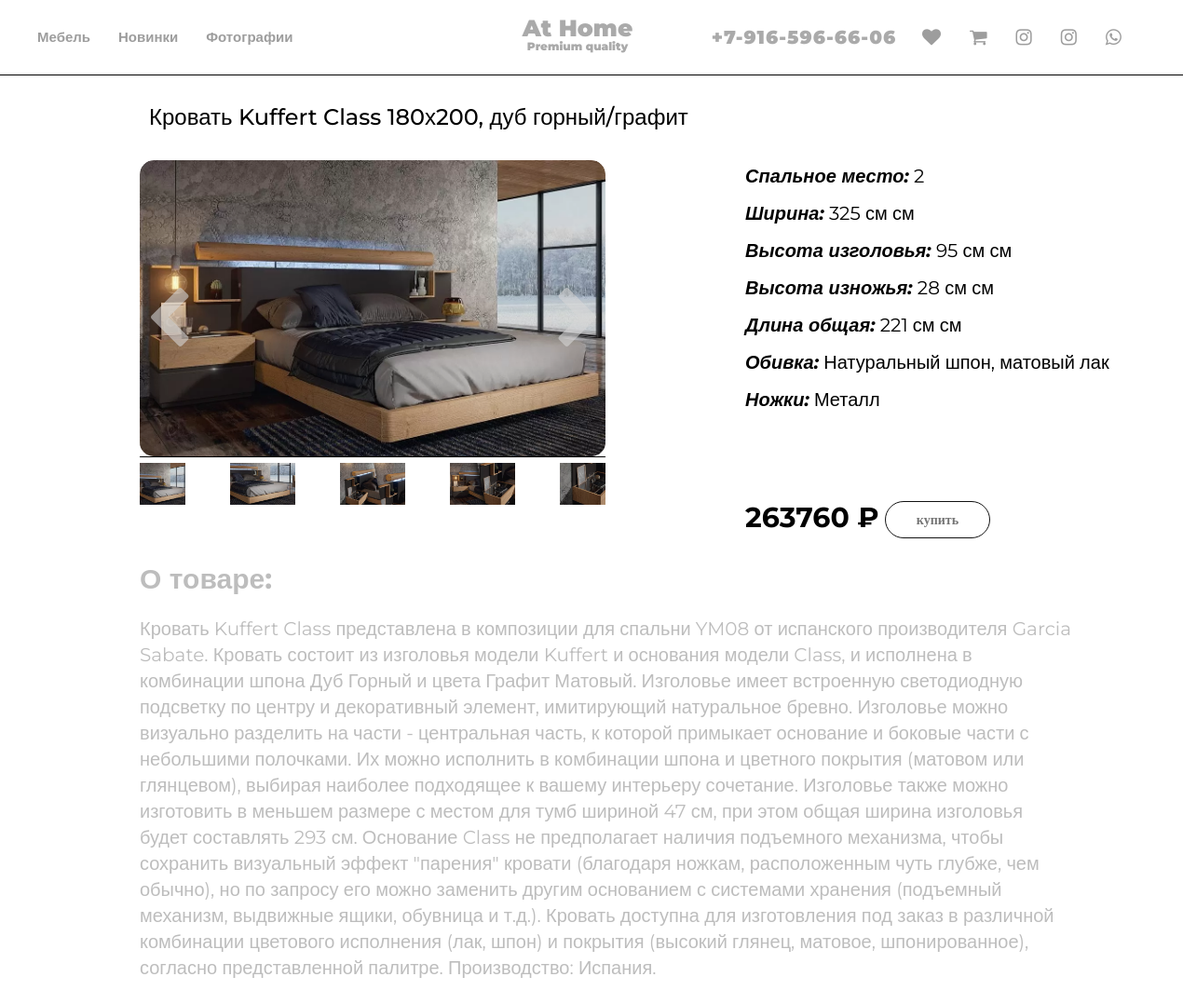
Page /mebels/crov/1 on the committed database.
### mebel/models.py (models this page shows, shortened)
class Crovati(models.Model):
    title = models.CharField("название ", max_length=150)
    price = models.IntegerField("цена")
    image = models.ImageField(upload_to='mebel/images/')
    image1 = models.ImageField(upload_to='mebel/images/')
    image2 = models.ImageField(upload_to='mebel/images/')
    image3 = models.ImageField(upload_to='mebel/images/')
    image4 = models.ImageField(upload_to='mebel/images/')
    image5 = models.ImageField(upload_to='mebel/images/')
    spal_mest = models.CharField("Спальное место:",max_length=200)
    width=models.CharField("Ширина",max_length=150)
    height_izg=models.CharField("Высота изголовья",max_length=150)
    height_izn=models.CharField("Высота изножья",max_length=150)
    dlina_width=models.CharField("Длина общая:",max_length=150)
    obivka =  models.CharField("Обивка",max_length=200)
    nojki =  models.CharField("Ножки",max_length=200)
    description = models.TextField("Описание",max_length=20000)
    podmeh= models.BooleanField("С подъемным механизмом")
    bezpodmeh= models.BooleanField("Без подъемного механизма")
    vtkanini= models.BooleanField("В ткани")
    Glyanez= models.BooleanField("Глянец")
    Novinki= models.BooleanField("Новинки")

### mebel/views.py (the view)
# urls.py: path('crov/<int:blog_id>',views.detail_crov,name='detail_crov'),
def detail_crov (request,blog_id):
    blog = get_object_or_404(Crovati,pk=blog_id)
    return render(request,'mebel/detail_crovati.html',{'blog':blog})

### mebel/templates/mebel/detail_crovati.html (shortened to what this page needs)
<!DOCTYPE html>
<html>
<head>
  {% load static %}
  <link rel="stylesheet" href="{% static '/bots/css/bootstrap.css' %}">
  <link rel="stylesheet" href="{% static '/bots/css/font-awesome.min.css' %}">
  <link rel="stylesheet" href="{% static '/bots/css/main.css' %}">
  <link rel="stylesheet" href="{% static '/bots/css/mebel.css' %}">
</head>
<form action="{% url 'mebels' %}" method="get" enctype="multipart/form-data">
<body>
  <div>
  </div>
  <header>
  <div class="navbar navbar-inverse navbar-fixed-top">
    <div class="container">
      <div class="navbar-header">
        <a class="navbar-brand" href="{% url 'home' %}">At Home <br><b>Premium quality</b></a>
      </div>
      <div class="navbar-collapse collapse">
        <ul class="nav navbar-nav navbar-center">
        <li ><a class="block_link roronoa" href="" >Мебель</a></li>
        <li ><a class="block_link" href="{% url 'novinki' %}" >Новинки</a></li>
        <li ><a class="block_link" href="{% url 'photo' %}" >Фотографии</a></li>
        </ul>
        <ul class="nav navbar-nav navbar-right">
          <li><a class="num" href="tel:+79165966606" style="text-decoration:none; color:#aaa;">+7-916-596-66-06</a></li>
          <li>
          <button type="submit"><a></a></button>
          </li>
          <li><a href="{% url 'nravit' %}" class="fa fa-heart"></a></li>
          <li><a href="{% url 'korzina' %}" ><i class="fa fa-shopping-cart" aria-hidden="true"></i></a></li>
          <li><a href="https://www.instagram.com/athome_mebel"><i class="fa fa-instagram" aria-hidden="true"></i></a></li>
          <li><a href="https://www.instagram.com/athome_table"><i class="fa fa-instagram" aria-hidden="true"></i></a></li>
          <li><a href="https://api.whatsapp.com/send/?phone=79165966606&text&type=phone_number&app_absent=0"><i class="fa fa-whatsapp" aria-hidden="true"></i></a></li>
        </ul>
      </div>
    </div>
  </header>
</form>
<div class="vsio">
<div class="bolshoi_block">
    <h3>{{ blog.title }}</h3>
<br>
  <div class="slider">
    <div class="slides">
      <div class="slide first">
        <img src="{{ blog.image.url }}" alt="">
        <div class="line-1"></div>
      </div>
      <br>
      <br>
      <button class="strelkosi" onclick="myfunc1()">
        <i class="fa fa-chevron-right"></i>
      </button>
      <button class="strelkosi1" onclick="myfunc2()">
        <i class="fa fa-chevron-left"></i>
      </button>
      <div class="navigation-manual">
        <label for="radio1" class="manual-btn"><img src="{{ blog.image.url }}"class="label_photo"></label>
        <label for="radio2" class="manual-btn"><img src="{{ blog.image1.url }}"class="label_photo"></label>
        <label for="radio3" class="manual-btn"><img src="{{ blog.image2.url }}"class="label_photo"></label>
        <label for="radio4" class="manual-btn"><img src="{{ blog.image3.url }}"class="label_photo"></label>
        <label for="radio5" class="manual-btn"><img src="{{ blog.image4.url }}"class="label_photo"></label>
      </div>
    </div>
  </div>
  <div class="info_mebel">
      <p><i style="font-weight: bold ;">Спальное место:</i> {{ blog.spal_mest }}</p>
      <p><i style="font-weight: bold ;">Ширина:</i> {{ blog.width }} см</p>
      <p><i style="font-weight: bold ;">Высота изголовья:</i> {{ blog.height_izg }} см</p>
      <p><i style="font-weight: bold ;">Высота изножья:</i> {{ blog.height_izn }} см</p>
      <p><i style="font-weight: bold ;">Длина общая:</i> {{ blog.dlina_width }} см</p>
      <p><i style="font-weight: bold ;">Обивка:</i> {{ blog.obivka }} </p>
      <p><i style="font-weight: bold ;">Ножки:</i> {{ blog.nojki }}</p>
      <br><br><br>
      <p class="pr_in_fin">{{ blog.price }} ₽ <a href="" id="{{ blog.title }}" onclick="myFunction('{{ blog.title }}','{{ blog.image }}','{{ blog.price }}')" class="korz"> купить</a></p>
  </div>
  <br><br>
  <p class="opisaniyes">О товаре:</p>
  <p class="opisaniye">{{ blog.description }}</p>
</div>
<br><br><br>
</div>
</body>
</html>

### mainpage/static/bots/css/main.css (style rules this page uses)
:root { --main-bg:50px; }
body { background: #ffffff; font-family: 'Montserrat', sans-serif; font-weight: 300px; font-size: 16px; color: #555; -webkit-font-smoothing: antialiased; -webkit-overflow-scrolling: touch; margin-top: 70px; }
p { line-height: 28px; margin-bottom: 25px; }
a { color:#f85c37 }
.navbar { font-weight: 800; font-size:14px; padding-top:15px; padding-bottom: 15px; }
.navbar-inverse { border-color: #000000; background-color: rgb(255, 255, 255); transition:1s; }
.navbar-inverse .navbar-brand { position:absolute; width: 100%; left: 0; text-align: center; margin: -10px; color: #aaa; font-weight: bolder; font-size: 25px; letter-spacing: 0px; }
li { font-size: 20px; letter-spacing: 1px; }
b { position: absolute; width: 100%; left: 0; text-align: center; margin: 0px; color: #aaa; font-weight: bolder; font-size: 12px; letter-spacing: 0px; }
.num { position: absolute; left: 0; text-align: center; margin: 0px; margin-right: -700px; color: #aaa; font-weight: bolder; font-size: 20px; letter-spacing: 1px; transition: 0.5s; }
.block_link { left: -200px; }
.block_link::after { content: ''; display: inline-block; width: 0%; height: 2px; background-color: #ffffff; position: absolute; bottom: 2px; left: 0px; opacity: 1; }
.slider { width: 1900px; height: 400px; border-radius: 15px; overflow: hidden; margin-left: auto; margin-right: auto; position: relative; }
.slides { left: auto; right: auto; width: 500%; height: 500px; display: flex; }
.slide { position: relative; width: 20%; transition: 1s; }
.slide img { width: 1900px; position: relative;; }
.navigation-manual { position: absolute; width: 1850px; margin-top: 350px; display: flex; justify-content: center; }
.manual-btn { border: 2px solid #555; padding:5px; border-radius: 10px; cursor: pointer; transition: 1s; }
.manual-btn:not(:last-child) { margin-right:40px; }
a { color: rgb(145, 145, 145); }
button { background-color: rgba(255, 0, 0, 0); border: none; color: #7c7c7c; margin-top: 10px; }
li { list-style-type: none; }
.korz { display: block; margin-left: 280px; width: 113px; height: 40px; color: #747474; border: 1px solid #121212; line-height: 40px; text-align: center; font-size: 14px; font-family: 'robotobold'; border-radius: 40px; text-decoration: none; align-self: flex-end; transition: 0.5s; }
.fa-heart { transition:1s; animation-duration: 2s; animation-name:heart; animation-timing-function: ease; animation-iteration-count: infinite; }
@media screen and (max-width:1680px) { .block_link { left: -200px; } }
@media screen and (max-width:1680px) { .slider { width: 1670px; } }
@media screen and (max-width:1680px) { .slide img { width: 1670px; } }
@media screen and (max-width:1680px) { .navigation-manual { width: 1670px; } }
@media screen and (max-width:1366px) { .block_link { left: -90px; font-size: 15px; letter-spacing: 0px; } }
@media screen and (max-width:1366px) { .num { left: -450px; } }
@media screen and (max-width:1366px) { .slider { width: 1350px; } }
@media screen and (max-width:1366px) { .slide img { width: 1350px; } }
@media screen and (max-width:1366px) { .navigation-manual { width: 1350px; } }
@media screen and (max-width:1280px) { .block_link { left: -40px; font-size: 15px; letter-spacing: 0px; } }
@media screen and (max-width:1280px) { .slider { width: 1260px; height: 200px; } }
@media screen and (max-width:1280px) { .slide img { width: 1260px; } }
@media screen and (max-width:1280px) { .navigation-manual { width: 1260px; } }

### rows in the picture
Crovati: title "Кровать Kuffert Class 180х200, дуб горный/графит", image (picture), image1 (picture), image2 (picture), image3 (picture), image4 (picture), spal_mest "2", width "325 см", height_izg "95 см", height_izn "28 см", dlina_width "221 см", obivka "Натуральный шпон, матовый лак", nojki "Металл", price "263760", description "Кровать Kuffert Class представлена в композиции для спальни YM08 от испанского производителя Garcia Sabate. Кровать состоит из изголовья модели Kuffert и основания модели Class, и исполнена в комбинации шпона Дуб Горный и цвета Графит Матовый. Изголовье имеет встроенную светодиодную подсветку по центру и декоративный элемент, имитирующий натуральное бревно. Изголовье можно визуально разделить на части - центральная часть, к которой примыкает основание и боковые части с небольшими полочками. Их можно исполнить в комбинации шпона и цветного покрытия (матовом или глянцевом), выбирая наиболее подходящее к вашему интерьеру сочетание. Изголовье также можно изготовить в меньшем размере с местом…"
